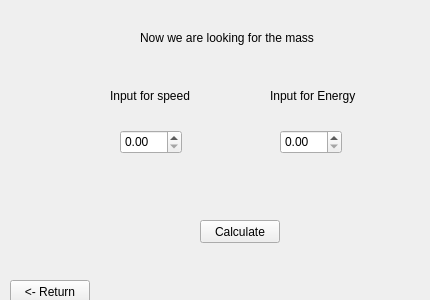
<?xml version="1.0" encoding="UTF-8"?>
<ui version="4.0">
 <class>Form</class>
 <widget class="QWidget" name="Form">
  <property name="geometry">
   <rect>
    <x>0</x>
    <y>0</y>
    <width>430</width>
    <height>300</height>
   </rect>
  </property>
  <property name="windowTitle">
   <string>Form</string>
  </property>
  <widget class="QLabel" name="label_4">
   <property name="geometry">
    <rect>
     <x>270</x>
     <y>80</y>
     <width>101</width>
     <height>31</height>
    </rect>
   </property>
   <property name="text">
    <string>Input for Energy</string>
   </property>
  </widget>
  <widget class="QPushButton" name="pushButton">
   <property name="geometry">
    <rect>
     <x>10</x>
     <y>280</y>
     <width>80</width>
     <height>23</height>
    </rect>
   </property>
   <property name="text">
    <string>&lt;- Return</string>
   </property>
  </widget>
  <widget class="QLabel" name="label_3">
   <property name="geometry">
    <rect>
     <x>110</x>
     <y>80</y>
     <width>101</width>
     <height>31</height>
    </rect>
   </property>
   <property name="text">
    <string>Input for speed</string>
   </property>
  </widget>
  <widget class="QDoubleSpinBox" name="s_DSB">
   <property name="geometry">
    <rect>
     <x>120</x>
     <y>130</y>
     <width>62</width>
     <height>24</height>
    </rect>
   </property>
  </widget>
  <widget class="QPushButton" name="pushButton_2">
   <property name="geometry">
    <rect>
     <x>200</x>
     <y>220</y>
     <width>80</width>
     <height>23</height>
    </rect>
   </property>
   <property name="text">
    <string>Calculate</string>
   </property>
  </widget>
  <widget class="QLabel" name="label">
   <property name="geometry">
    <rect>
     <x>140</x>
     <y>30</y>
     <width>211</width>
     <height>16</height>
    </rect>
   </property>
   <property name="text">
    <string>Now we are looking for the mass</string>
   </property>
  </widget>
  <widget class="QDoubleSpinBox" name="e_DSB">
   <property name="geometry">
    <rect>
     <x>280</x>
     <y>130</y>
     <width>62</width>
     <height>24</height>
    </rect>
   </property>
  </widget>
 </widget>
 <resources/>
 <connections/>
</ui>
